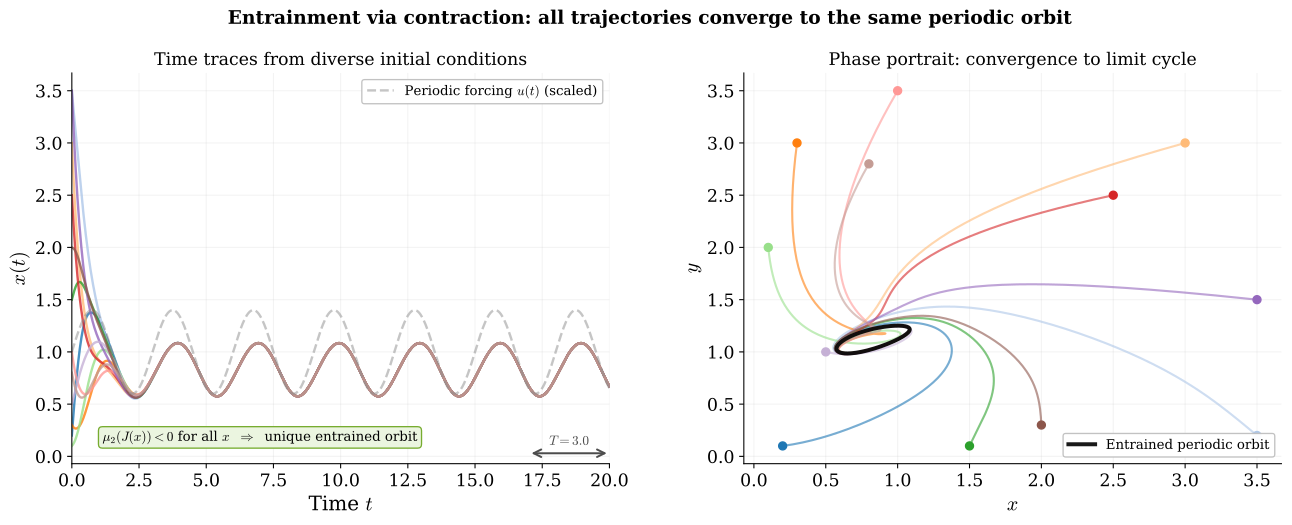

Source code (Python):
"""
Entrainment via contraction theory for reaction networks.
(Russo, di Bernardo & Sontag, PLoS Comp Biol 2010)

A contracting system driven by a periodic input entrains:
all trajectories converge to a unique periodic orbit with
the period of the forcing, regardless of initial conditions.

Example: 2-species negative feedback loop + periodic forcing.
  dx/dt = alpha*K^n / (K^n + y^n) - k1*x + u(t)
  dy/dt = beta*x / (1 + x) - k2*y

Figure 1: time traces from many ICs → all converge to same orbit.
Figure 2: phase portrait showing convergence to the limit cycle.
"""
import numpy as np
from scipy.integrate import solve_ivp
from scipy.linalg import eigvalsh
import matplotlib, matplotlib.pyplot as plt

matplotlib.rcParams.update({
    "svg.fonttype": "path", "mathtext.fontset": "cm",
    "font.family": "serif", "font.size": 14,
    "axes.labelsize": 15, "axes.titlesize": 15,
    "legend.fontsize": 10, "xtick.labelsize": 13, "ytick.labelsize": 13,
    "lines.linewidth": 2.2, "axes.linewidth": 0.8,
    "axes.spines.top": False, "axes.spines.right": False,
})
BLUE="#0072BD"; ORANGE="#D95319"; GREEN="#77AC30"
PURPLE="#7E2F8E"; GOLD="#EDB120"; GRAY="0.55"
OUT = "/mnt/user-data/outputs"

# ── Parameters ────────────────────────────────────────────────
alpha = 4.0    # max production rate
K     = 1.0    # Hill threshold
n_h   = 3.0    # Hill coefficient
k1    = 2.0    # degradation of x
beta  = 5.0    # production rate of y
k2    = 2.0    # degradation of y
A_f   = 0.8    # forcing amplitude
omega = 2*np.pi/3.0  # forcing frequency (period = 3)
T_period = 2*np.pi/omega

def forcing(t):
    return A_f * np.sin(omega * t)

def rhs(t, z):
    x, y = z
    hill = alpha * K**n_h / (K**n_h + max(y, 0)**n_h)
    dxdt = hill - k1*x + forcing(t)
    dydt = beta*x/(1+x) - k2*y
    return [dxdt, dydt]

# Verify contraction: check mu_2(J) along a trajectory
def jacobian(x, y):
    hn = K**n_h
    dhill_dy = -alpha * hn * n_h * max(y,0)**(n_h-1) / (hn + max(y,0)**n_h)**2
    dg_dx = beta / (1+x)**2
    J = np.array([[-k1, dhill_dy],
                  [dg_dx, -k2]])
    return J

# Quick check: compute mu_2 along a reference trajectory
sol_ref = solve_ivp(rhs, [0, 30], [1.0, 1.0],
                    t_eval=np.linspace(0, 30, 1000), rtol=1e-9)
mu2_vals = [eigvalsh((jacobian(x,y) + jacobian(x,y).T)/2)[-1]
            for x,y in zip(sol_ref.y[0], sol_ref.y[1])]
print(f"mu_2(J) range: [{min(mu2_vals):.3f}, {max(mu2_vals):.3f}]")
print(f"  → {'CONTRACTING' if max(mu2_vals) < 0 else 'NOT contracting'}")
print(f"Forcing period: {T_period:.2f}")

# ── Simulate from many initial conditions ─────────────────────
T = 20.0
te = np.linspace(0, T, 2000)
ics = [(0.2, 0.1), (3.5, 0.2), (0.3, 3.0), (3.0, 3.0),
       (1.5, 0.1), (0.1, 2.0), (2.5, 2.5), (1.0, 3.5),
       (3.5, 1.5), (0.5, 1.0), (2.0, 0.3), (0.8, 2.8)]

trajectories = []
for ic in ics:
    sol = solve_ivp(rhs, [0, T], ic, t_eval=te, rtol=1e-9)
    trajectories.append(sol.y)

# ══════════════════════════════════════════════════════════════
#  FIGURE: two-panel (time traces + phase portrait)
# ══════════════════════════════════════════════════════════════
fig, (ax1, ax2) = plt.subplots(1, 2, figsize=(14, 5.5))
fig.subplots_adjust(left=0.07, right=0.97, top=0.86, bottom=0.12,
                    wspace=0.25)
fig.suptitle("Entrainment via contraction: all trajectories converge "
             "to the same periodic orbit",
             fontsize=14, fontweight="bold")

# ── Left: time traces of x(t) ────────────────────────────────
cmap = plt.get_cmap("tab20")
for i, traj in enumerate(trajectories):
    ax1.plot(te, traj[0], color=cmap(i), lw=1.8, alpha=0.8)

# Show forcing as a scaled reference
u_sig = np.array([forcing(t) for t in te])
# Rescale forcing to visible range for annotation
x_ss = alpha*K**n_h/(K**n_h + 1) / k1  # approximate SS of x
ax1.plot(te, x_ss + u_sig * 0.5, color=GRAY, ls="--", lw=1.8,
         alpha=0.5, label=r"Periodic forcing $u(t)$ (scaled)")

# Mark the period
yb = ax1.get_ylim()[0] + 0.1
ax1.annotate("", xy=(T-T_period, yb), xytext=(T, yb),
             arrowprops=dict(arrowstyle="<->", color="0.3", lw=1.5))
ax1.text(T - T_period/2, yb + 0.08, rf"$T = {T_period:.1f}$",
         ha="center", fontsize=10, color="0.3")

ax1.set_xlabel(r"Time $t$"); ax1.set_ylabel(r"$x(t)$")
ax1.set_title("Time traces from diverse initial conditions", fontsize=13)
ax1.set_xlim(0, T)
ax1.legend(loc="upper right", framealpha=0.95, edgecolor="0.75")
ax1.grid(True, alpha=0.15)

# Annotation in bottom-left (empty: trajectories are above 0.6 for t>3)
ax1.text(0.35, 0.05,
         r"$\mu_2(J(x)) < 0$ for all $x$"
         r"  $\Rightarrow$  unique entrained orbit",
         transform=ax1.transAxes, fontsize=10, va="bottom", ha="center",
         bbox=dict(fc="#EBF5E0", ec=GREEN, pad=4,
                   boxstyle="round,pad=0.3"))

# ── Right: phase portrait (x, y) ─────────────────────────────
for i, traj in enumerate(trajectories):
    ax2.plot(traj[0], traj[1], color=cmap(i), lw=1.6, alpha=0.6)
    ax2.plot(traj[0,0], traj[1,0], "o", color=cmap(i), ms=6, zorder=3)

# Highlight the entrained orbit (last few periods of reference traj)
ref = trajectories[0]
n_last = int(3 * T_period / T * len(te))
ax2.plot(ref[0, -n_last:], ref[1, -n_last:], color="k", lw=3.0,
         alpha=0.9, label="Entrained periodic orbit", zorder=4)

ax2.set_xlabel(r"$x$"); ax2.set_ylabel(r"$y$")
ax2.set_title("Phase portrait: convergence to limit cycle", fontsize=13)
ax2.legend(loc="lower right", framealpha=0.95, edgecolor="0.75")
ax2.grid(True, alpha=0.15)

fig.savefig(f"{OUT}/entrainment_contraction.svg", bbox_inches="tight")
fig.savefig("/home/claude/entrainment_contraction.png", dpi=200,
            bbox_inches="tight")
plt.close()
print("Saved entrainment_contraction.svg")
